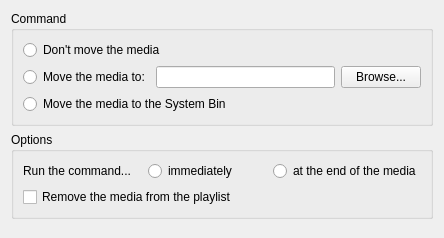
<?xml version="1.0" encoding="UTF-8"?>
<ui version="4.0">
 <class>CommandSettingsPage</class>
 <widget class="QWidget" name="CommandSettingsPage">
  <property name="geometry">
   <rect>
    <x>0</x>
    <y>0</y>
    <width>444</width>
    <height>238</height>
   </rect>
  </property>
  <property name="windowTitle">
   <string>Form</string>
  </property>
  <layout class="QVBoxLayout" name="verticalLayout_4">
   <item>
    <widget class="QGroupBox" name="commandGroupBox">
     <property name="title">
      <string>Command</string>
     </property>
     <layout class="QVBoxLayout" name="verticalLayout">
      <item>
       <widget class="QRadioButton" name="radioCommand_1">
        <property name="text">
         <string>Don't move the media</string>
        </property>
       </widget>
      </item>
      <item>
       <layout class="QHBoxLayout" name="horizontalLayout_4">
        <item>
         <widget class="QRadioButton" name="radioCommand_2">
          <property name="text">
           <string>Move the media to:</string>
          </property>
         </widget>
        </item>
        <item>
         <widget class="QLineEdit" name="pathLineEdit"/>
        </item>
        <item>
         <widget class="QPushButton" name="browseButton">
          <property name="text">
           <string>Browse...</string>
          </property>
         </widget>
        </item>
       </layout>
      </item>
      <item>
       <widget class="QRadioButton" name="radioCommand_3">
        <property name="text">
         <string>Move the media to the System Bin</string>
        </property>
       </widget>
      </item>
     </layout>
    </widget>
   </item>
   <item>
    <widget class="QGroupBox" name="optionsGroupBox">
     <property name="title">
      <string>Options</string>
     </property>
     <layout class="QVBoxLayout" name="verticalLayout_2">
      <item>
       <layout class="QHBoxLayout" name="horizontalLayout">
        <item>
         <widget class="QLabel" name="label">
          <property name="text">
           <string>Run the command...</string>
          </property>
         </widget>
        </item>
        <item>
         <widget class="QRadioButton" name="radioRunOption_1">
          <property name="text">
           <string>immediately</string>
          </property>
         </widget>
        </item>
        <item>
         <widget class="QRadioButton" name="radioRunOption_2">
          <property name="text">
           <string>at the end of the media</string>
          </property>
         </widget>
        </item>
       </layout>
      </item>
      <item>
       <widget class="QCheckBox" name="detachCheckBox">
        <property name="text">
         <string>Remove the media from the playlist</string>
        </property>
       </widget>
      </item>
     </layout>
    </widget>
   </item>
   <item>
    <spacer name="verticalSpacer">
     <property name="orientation">
      <enum>Qt::Vertical</enum>
     </property>
     <property name="sizeHint" stdset="0">
      <size>
       <width>20</width>
       <height>40</height>
      </size>
     </property>
    </spacer>
   </item>
  </layout>
 </widget>
 <resources/>
 <connections/>
</ui>
